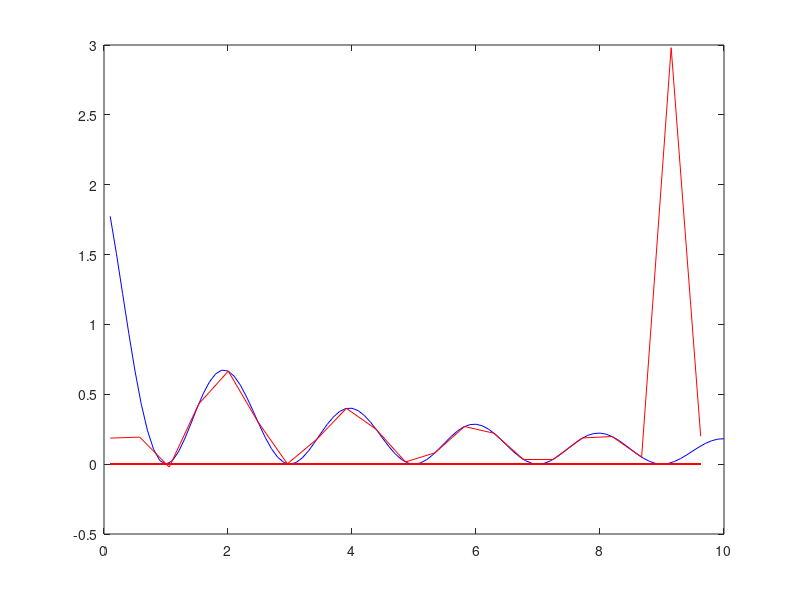

Write the MATLAB code that produced this figure.
xArray = [1930, 1940, 1950, 1960, 1970, 1980];
functionArray = [123203, 131669, 150697, 179323, 203212, 226505];

function val = uix(x,vect)
  val = 1;
  for j=1:size(vect,2)
      if (vect(j)!=x) 
        val = val*(x-vect(j));
      endif
   endfor
endfunction

function val = Ai(x,vect)
  val = 1/uix(x,vect);
endfunction

function val = linearInterpolation(x, vectx, vectfx)
  sumUp = 0;
  sumDown = 0;
  for i=1:size(vectx,2)
    %this if is the only way i got it to not divide by 0
    %not sure if it's correct, but that's all I could do
      if (x-vectx(i) == 0)
          sumUp = sumUp + Ai(vectx(i),vectx)*vectfx(i)/(x);
          sumDown = sumDown + Ai(vectx(i),vectx)/(x);
      else 
          sumUp = sumUp + Ai(vectx(i),vectx)*vectfx(i)/(x-vectx(i));
          sumDown = sumDown + Ai(vectx(i),vectx)/(x-vectx(i));
      endif
  endfor
  val = sumUp/sumDown;
endfunction

disp("First problem")
linearInterpolation(1975,xArray,functionArray)
linearInterpolation(1995,xArray,functionArray)

%Second problem
disp("Second problem")
secondProblemArray = [100,121,144];
secondProblemFunctionArray = [10,11,12];
linearInterpolation(115,secondProblemArray,secondProblemFunctionArray)

%started from 0.1 to avoid division by 0 in linearInterpolation
x = [0.1:0.1:10];
thirdFunction = ( 1 + cos(pi .* x) ) ./ ( 1 + x );
figure(1)
title("Plotting the interpolation compared to the function")
plot(x,thirdFunction,'b')
hold on
interval = 0.1:(10/21):10;
interpolatedValues = zeros(21);
for i=1:21
  interpolatedValues(i) = linearInterpolation(interval(i),x,thirdFunction);
endfor
plot(interval,interpolatedValues,'r')


